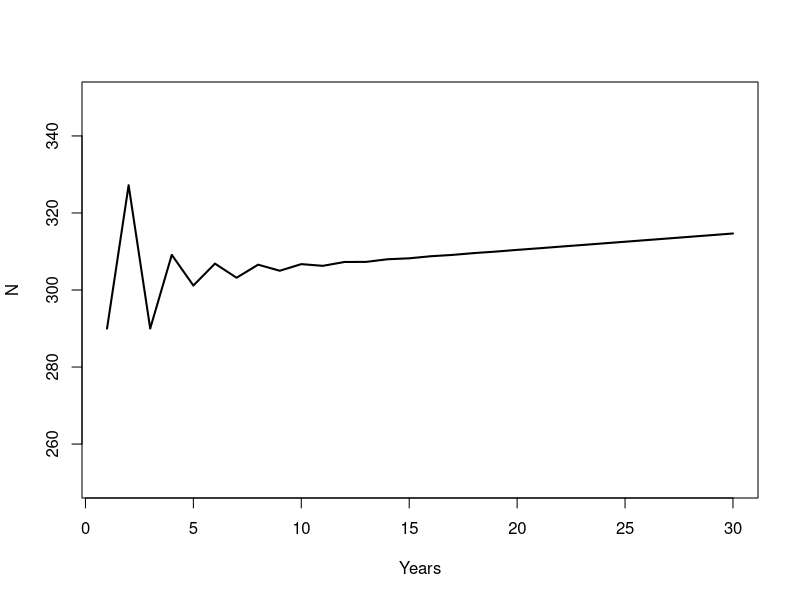
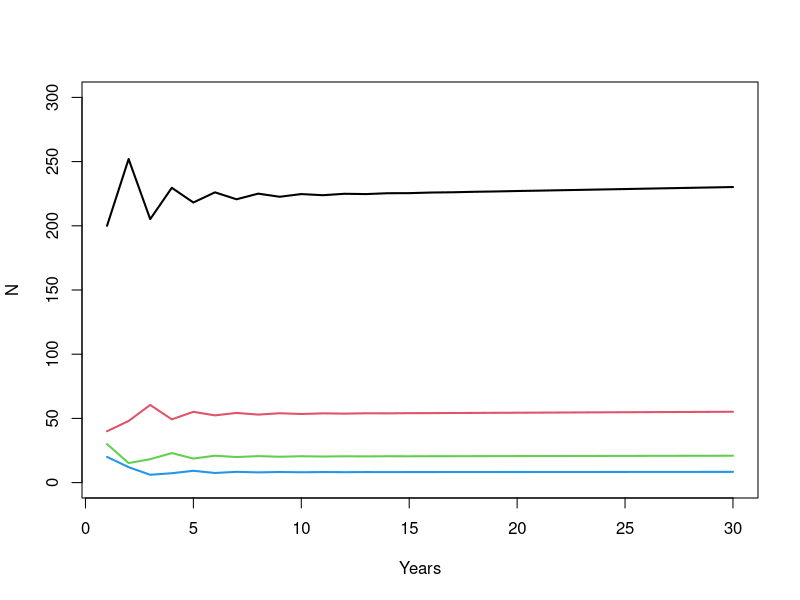

These figures' R source, in order:
# Matrix operations in R, part 1: Matrix_illustrations_1.R

# ---------------------------------------------------------------------------
### Basic matrix operations
# ---------------------------------------------------------------------------

# A matrix is defined by the number of rows x columns [rows, columns]

# Create a matrix -- by default R fills a matrix column-wise (i.e., columns first)

A <- matrix(c(1,2,3,4,5,6), nrow=2, ncol=3) # A is a 2 x 3 matrix (2 rows, 3 columns) 
A

# To fill a matrix row-wise, use the byrow=TRUE option

B <- matrix(c(1,2,3,4,5,6), 2, 3, byrow=TRUE) # B is a 2 x 3 matrix
B

## Extract subsets of a matrix by referencing [row, col] subscripts

# Extract a single element

B[1, 2] # value in row 1, col 2 of matrix B

# Extract a row

B[1, ] # row 1 of matrix B

# Extract a single column

B[ , 2] # column 1 of matrix B

# Extract combinations of multiple rows and/or columns

B[1:2, 2:3] # rows 1 and 2, columns 2 and 3

## Combine matrices

# Append vertically or 'stack' with rbind() = row bind

rbind(A, B)

# Append horizontally with cbind() = column bind

cbind(A, B)

# Add and subtract matrices

 cat("\014") # clear the console -- or use ctrl+L
 A ; B       # print matrices so we can check the next commands

A + B        # adds element by element
A - B        # subtracts element by element

# Multiply each element by a scalar 

3*A

# Transpose a matrix = change columns into rows and rows into columns

C <- t(B) 
C

# Multiply matrices

A%*%C     # use %*% for matrix multiplication

A*B       # note that * multiplies each element (we won't use this function)

# Info about matrices

dim(A)    # dimension = number of rows and columns
nrow(A)
ncol(A)


# Deterministic Leslie Matrix for Merriam's kangaroo rat
# ----------------------------------------------------------------------------

# Create and fill Leslie matrix, L

 L <- matrix(c(   0,  2.6,  3.0, 2.9, 
               0.24,    0,    0,   0,
                  0, 0.38,    0,   0,
                  0,    0, 0.40,   0), 
               byrow=T, nrow=4, ncol=4)
 L

# Create and fill Transition matrix, N

 N0 <- matrix(c(200, 40, 30, 20), byrow=T, nrow=4, ncol=1)
 N0

# Example: Project abundance from N0 to N1 by multiplying Leslie matrix by Transition vector

 N1 <- L %*% N0
 N1

# ---------------------------------------------------------------------------
### Matrix projections
# ---------------------------------------------------------------------------
 
# Create an empty matrix [filled with NAs] to store the set of projected population vectors  
# for n.years into the future, starting with initial abundances defined by N0 above
 
 n.years <- 30    # set the number of years for the projection
 Nt      <- matrix(NA, nrow=nrow(L), ncol=n.years) 
 Nt[ ,1] <- N0
 Nt
 
# Project abundances for n.years, from year 2 to year n.years 
 
 for (t in 2:n.years) {
   Nt[ ,t] <- L %*% Nt[ ,t-1]  
 }
 
# Display the first 10 years of the projection rounded to whole numbers
 
 print(round(Nt[ , 1:10], digits=0))
 
# Sum abundances for all ages using the apply() function
# 1 = apply function to columns, 2 = apply to rows, c(1, 2) = apply to rows and columns
 
 Nproj <- apply(Nt, 2, sum)
 plot(1:length(Nproj), Nproj, ylim=c(250,350), ylab="N", xlab="Years", type="l", lwd=2)
 
# Plot abundances for each age separately
 
 plot(1:n.years,  Nt[1,], ylim=c(0,300), ylab="N", xlab="Years", type="l", col=1, lwd=2)
 lines(1:n.years, Nt[2,], type="l", col=2, lwd=2)
 lines(1:n.years, Nt[3,], type="l", col=3, lwd=2)
 lines(1:n.years, Nt[4,], type="l", col=4, lwd=2)
 
# Use eigen() function to find all the eigenvalues and eigenvectors for matrix L
 
 L_eigen <- eigen(L)
 L_eigen
 
# Extract lambda (the first or 'leading' eigenvalue): Re() extracts the real (versus imaginary) part
 
 lambda  <- Re(L_eigen$values[1])  # Save the real part of lambda
 lambda
 
# Extract the stable-age distribution from the first eigenvector 
# Note: Need to divide each element by the sum of all elements to create the proportion we want
 
 stable_age <- Re(L_eigen$vectors[,1]/sum(L_eigen$vectors[,1]))
 stable_age
